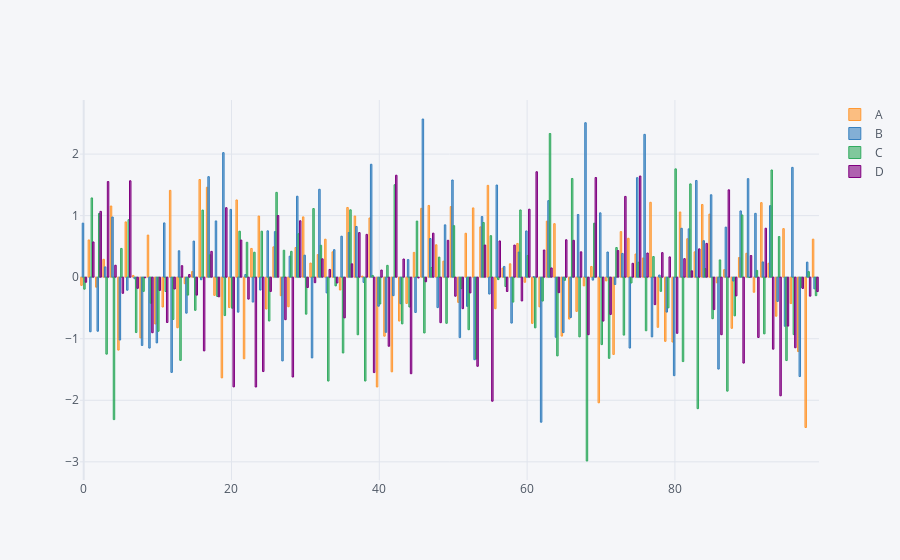

Source (notebook cell):
### Markdown cell above
##### Caliing aggregate function along with iplot

### Code cell
df.iplot(kind='bar')
